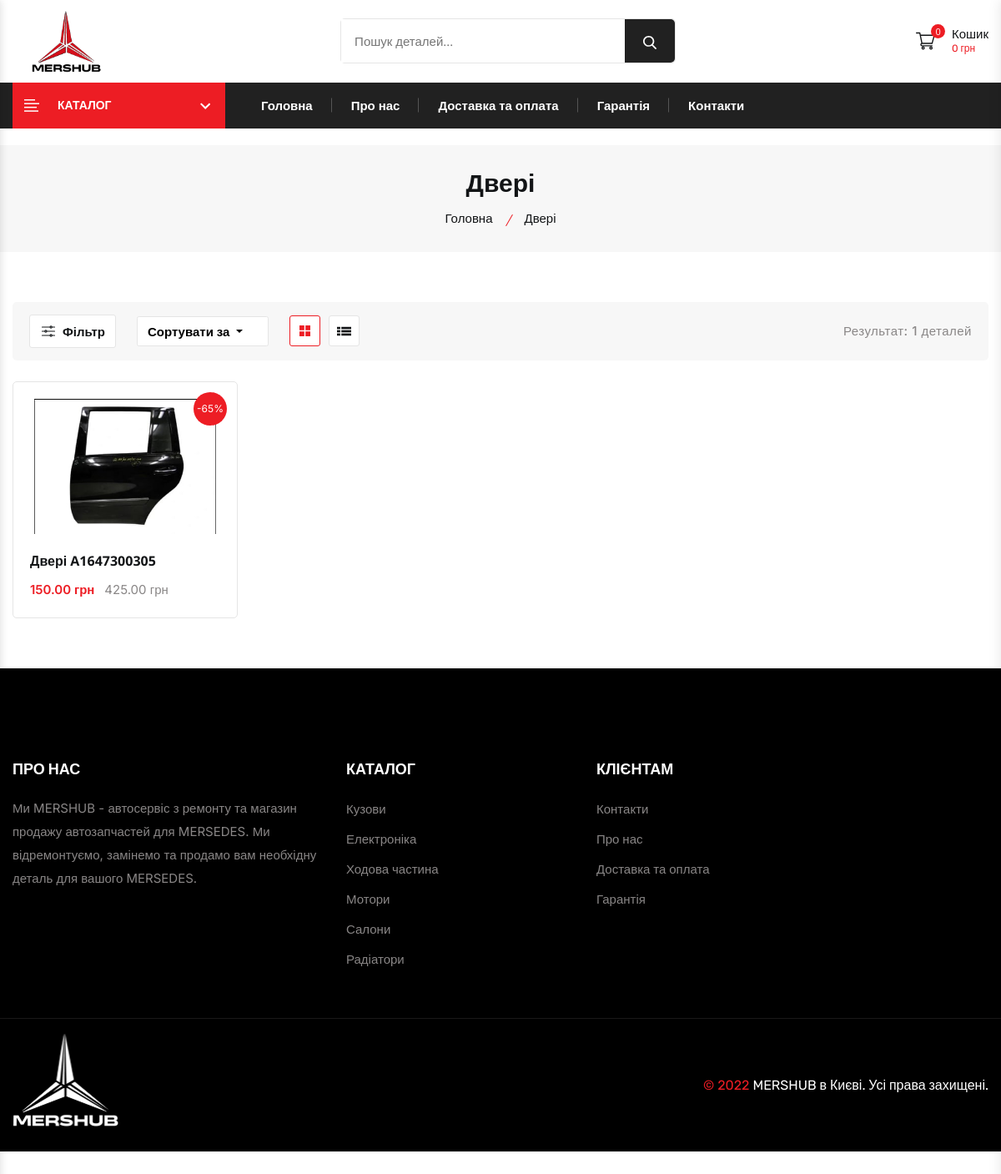
Screenshot of /shop/dveri/ with the database file from the repository.
### shop/models.py (models this page shows, shortened)
class Category(models.Model):
    name = models.CharField(max_length=100, db_index=True, verbose_name='Название категории')
    slug = models.SlugField(max_length=100)
    image = models.ImageField(upload_to='images/category/', verbose_name='Фотография категории')
    icon = models.ImageField(upload_to='images/category/icons/', null=True, verbose_name='Иконка категории')
    subcategory = models.ForeignKey('Category', on_delete=models.CASCADE, null=True, blank=True, verbose_name='Категория')
    class Meta:
        verbose_name = 'Категория'
        verbose_name_plural = 'Категории'
        index_together = ('slug', )
        ordering = ('name', )

class Product(models.Model):
    id = models.CharField(max_length=15, primary_key=True, db_index=True, unique=True)
    category = models.ForeignKey(Category, on_delete=models.CASCADE, verbose_name='Категория')
    name = models.CharField(max_length=150,  verbose_name='Название детали')
    slug = models.SlugField(max_length=150)
    price = models.DecimalField(max_digits=10, decimal_places=2, verbose_name='Цена')
    is_special = models.BooleanField(default=False, verbose_name='Скидка')
    old_price = models.DecimalField(max_digits=10, blank=True, null=True, decimal_places=2, verbose_name='Старая цена')
    description = models.TextField(blank=True, verbose_name='Описание')
    remark = models.TextField(blank=True, verbose_name='Примечание')
    image = models.ImageField(upload_to=f'images/products/', verbose_name='Фотография')
    count = models.IntegerField(verbose_name='Количество на складе')
    used_quantity = models.IntegerField(verbose_name='Количество Б/У на складе')
    available = models.BooleanField(default=True, verbose_name='Наличие')
    best_seller = models.BooleanField(default=False, verbose_name='Найболее продаваемое')
    new_in = models.BooleanField(default=False, verbose_name='Новинка')
    created = models.DateTimeField(auto_now_add=True, verbose_name='Создано')
    update = models.DateTimeField(auto_now=True, verbose_name='Обновлено')
    class Meta:
        verbose_name = 'Деталь'
        verbose_name_plural = 'Детали'
        index_together = ('slug', )
        ordering = ('id', 'name', '-created')
    @property
    def price_percentage(self):
        return 100 * (self.old_price - self.price) / self.old_price

### shop/views.py (the view)
# urls.py: path('shop/', ProductsListView.as_view(), name='products'),
class ProductsListView(ListView):
    template_name = 'products-list.html'
    context_object_name = 'products'
    paginate_by = 12
    def get_queryset(self):
        category_slug = self.kwargs.get('slug_category')
        price_lte = self.request.GET.get('price_lte')
        if price_lte:
            price_lte = int(price_lte)
        price_gte = self.request.GET.get('price_gte')
        if not price_gte:
            price_gte = 0
        else:
            price_gte = int(price_gte)
        if category_slug:
            category = get_object_or_404(Category, slug=category_slug)
            if price_lte and category.subcategory:
                products = Product.objects.filter(category=category, price__lte=price_lte, price__gte=price_gte)
            elif price_lte and not category.subcategory:
                products = Product.objects.filter(category__subcategory=category, price__lte=price_lte, price__gte=price_gte)
            elif not category.subcategory:
                products = Product.objects.filter(category__subcategory=category)
            else:
                products = Product.objects.filter(category=category)
        elif price_lte:
            products = Product.objects.filter(price__lte=price_lte, price__gte=price_gte)
        else:
            products = Product.objects.all()
        sort_param = self.request.GET.get('sort')
        if sort_param == 'name':
            products = products.order_by('name')
        elif sort_param == 'new-in':
            products = products.order_by('new_in')
        elif sort_param == 'low-price':
            products = products.order_by('price')
        elif sort_param == 'high-price':
            products = products.order_by('-price')
        else:
            products = products.order_by('name')
        return products
    def get_context_data(self, *, object_list=None, **kwargs):
        cart = Cart(self.request)
        context = super().get_context_data(**kwargs)
        category = self.kwargs.get('slug_category')
        if category:
            context['category'] = Category.objects.values('name').get(slug=category)
        else:
            context['category'] = category
        context['cart'] = cart
        return context

### cart/cart.py (called while the page is built)
    def get_total_price(self):
        return sum(float(item['price']) * item['count'] for item in self.cart.values())

    def __len__(self):
        return sum(item['count'] for item in self.cart.values())

### shop/templatetags/shop_tags.py (called while the page is built)
@register.simple_tag()
def get_categories():
    return Category.objects.filter(subcategory=None)

@register.simple_tag()
def get_subcategories(category_id):
    return Category.objects.filter(subcategory=category_id)

@register.simple_tag()
def get_best_seller():
    return Product.objects.filter(best_seller=True).order_by('?')[:3]

@register.simple_tag(takes_context=True)
def param_replace(context, **kwargs):
    d = context['request'].GET.copy()
    for k, v in kwargs.items():
        d[k] = v
    for k in [k for k, v in d.items() if not v]:
        del d[k]
    return d.urlencode()

### shop/templates/products-list.html (shortened to what this page needs)
{% extends 'base_shop.html' %}
{% load static %}
{% load shop_tags %}
{% block content %}
                {% get_categories as categories %}
            {% get_best_seller as best_seller %}
        <main class="main__content_wrapper">
        <section class="breadcrumb__section breadcrumb__bg">
            <div class="container">
                <div class="row row-cols-1">
                    <div class="col">
                        <div class="breadcrumb__content text-center">
                            {% if category.name %}
                            <h1 class="breadcrumb__content--title">{{ category.name }}</h1>
                            <ul class="breadcrumb__content--menu d-flex justify-content-center">
                                <li class="breadcrumb__content--menu__items"><a href="{% url 'shop:homepage' %}">Головна</a></li>
                                <li class="breadcrumb__content--menu__items"><span>{{ category.name }}</span></li>
                            </ul>
                            {% elif category %}
                                <h1 class="breadcrumb__content--title">{{ category }}</h1>
                            <ul class="breadcrumb__content--menu d-flex justify-content-center">
                                <li class="breadcrumb__content--menu__items"><a href="{% url 'shop:homepage' %}">Головна</a></li>
                                <li class="breadcrumb__content--menu__items"><span>Магазин</span></li>
                            </ul>
                            {% endif %}
                        </div>
                    </div>
                </div>
            </div>
        </section>
        <div class="shop__section section--padding">
            <div class="container">
                <div class="shop__product--wrapper">
                    <div class="shop__header d-flex align-items-center justify-content-between mb-30">
                        <div class="product__view--mode d-flex align-items-center">
                            <button class="widget__filter--btn d-flex align-items-center" data-offcanvas>
                                <span class="widget__filter--btn__text">Фільтр</span>
                            </button>
                            <div class="product__view--mode__list product__short--by align-items-center d-flex">
                                <div class="dropdown">
                                    <button class="btn btn-secondary dropdown-toggle " type="button" data-bs-toggle="dropdown" aria-expanded="false">
                                        Сортувати за
                                    </button>
                                </div>
                            </div>
                            <div class="product__view--mode__list">
                                <div class="product__tab--one product__grid--column__buttons d-flex justify-content-center">
                                    <button class="product__grid--column__buttons--icons active" aria-label="grid btn" data-toggle="tab" data-target="#product_grid">
                                    </button>
                                    <button class="product__grid--column__buttons--icons" aria-label="list btn" data-toggle="tab" data-target="#product_list">
                                    </button>
                                </div>
                            </div>
                        </div>
                        <p class="product__showing--count">Результат: {{ products|length }} деталей</p>
                    </div>
                    <div class="tab_content">
                        <div id="product_grid" class="tab_pane active show">
                            <div class="product__section--inner">
                                <div class="row mb--n30">
                                    {% for product in page_obj %}
                                    <div class="col-lg-3 col-md-4 col-sm-6 col-6 custom-col mb-30">
                                        <article class="product__card">
                                            <div class="product__card--thumbnail">
                                                <a class="product__card--thumbnail__link display-block" href="{% url 'shop:product' slug=product.slug %}">
                                                    <img class="product__card--thumbnail__img product__primary--img" src="{{ product.image.url }}" alt="product-img">
                                                </a>
                                                {% if product.is_special %}
                                                <span class="product__badge">-{{ product.price_percentage|floatformat:'0' }}%</span>
                                                {% endif %}
                                            </div>
                                            <div class="product__card--content">
                                                <h3 class="product__card--title"><a href="{% url 'shop:product' slug=product.slug %}">{{ product.name }}</a></h3>
                                                <div class="product__card--price">
                                                    {% if product.is_special %}
                                                    <span class="current__price">{{ product.price }} грн</span>
                                                    <span class="old__price">{{ product.old_price }} грн</span>
                                                    {% else %}
                                                        <span class="old__price">{{ product.price }} грн</span>
                                                    {% endif %}
                                                </div>
                                            </div>
                                        </article>
                                    </div>
                                    {% endfor %}
                                </div>
                            </div>
                        </div>
                    </div>
                </div>
            </div>
        </div>
    </main>
{% endblock %}

### rows the page displays
Category: name "Двері"
Product: image (picture), price_percentage "65", name "Двері A1647300305", price "150.00", old_price "425.00"

### other values shown
{{ cart|length }} "0"
{{ cart.get_total_price }} "0"
{{ products|length }} "1"
